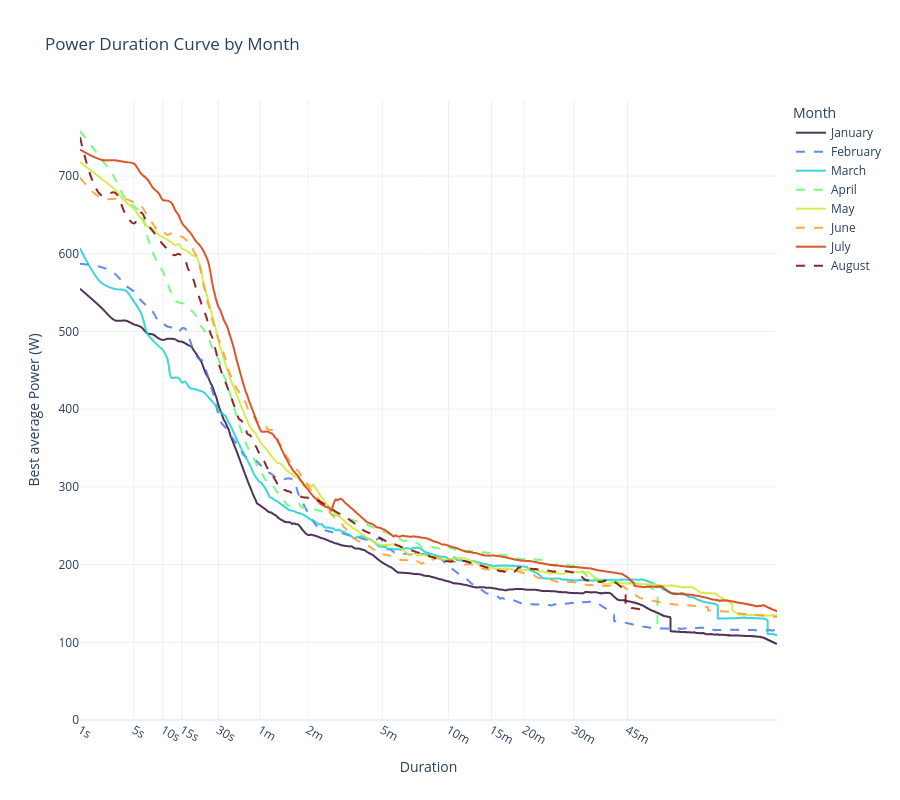

The notebook cell saved with this chart:
### Code cell
fig = plot_duration_curve_by_month(
    df,
    metric="power",
    months=range(1,9),
    max_duration=60*60*2,
    x_axis_exponent=0.2,
    colorscale="Turbo",
    line_opacity=0.85,
    alternate_dash=True,
)
fig.show()

### Figure 1 — Plotly figure (JSON) as saved in the notebook; plotly's stock layout.template omitted (floating-point values rounded to 4 significant figures; data arrays with more than 128 entries replaced by an {"elided": "..."} marker saying what was removed)
{"data": [{"customdata": {"elided": "7200 str values"}, "fillcolor": "rgba(31, 119, 180, 0.15)", "hovertemplate": "<b>January</b><br>Duration: %{x}<br>Value: %{y:.0f}<extra></extra>", "line": {"color": "rgb(48, 18, 59)", "dash": "solid", "shape": "spline", "width": 2}, "mode": "lines", "name": "January", "opacity": 0.85, "showlegend": true, "type": "scatter", "x": {"elided": "7200 float values"}, "y": {"elided": "7200 float values"}}, {"customdata": {"elided": "7200 str values"}, "fillcolor": "rgba(31, 119, 180, 0.15)", "hovertemplate": "<b>February</b><br>Duration: %{x}<br>Value: %{y:.0f}<extra></extra>", "line": {"color": "rgb(70, 117, 237)", "dash": "dash", "shape": "spline", "width": 2}, "mode": "lines", "name": "February", "opacity": 0.85, "showlegend": true, "type": "scatter", "x": {"elided": "7200 float values"}, "y": {"elided": "7200 float values"}}, {"customdata": {"elided": "7200 str values"}, "fillcolor": "rgba(31, 119, 180, 0.15)", "hovertemplate": "<b>March</b><br>Duration: %{x}<br>Value: %{y:.0f}<extra></extra>", "line": {"color": "rgb(27, 207, 212)", "dash": "solid", "shape": "spline", "width": 2}, "mode": "lines", "name": "March", "opacity": 0.85, "showlegend": true, "type": "scatter", "x": {"elided": "7200 float values"}, "y": {"elided": "7200 float values"}}, {"customdata": {"elided": "3371 str values"}, "fillcolor": "rgba(31, 119, 180, 0.15)", "hovertemplate": "<b>April</b><br>Duration: %{x}<br>Value: %{y:.0f}<extra></extra>", "line": {"color": "rgb(97, 252, 108)", "dash": "dash", "shape": "spline", "width": 2}, "mode": "lines", "name": "April", "opacity": 0.85, "showlegend": true, "type": "scatter", "x": {"elided": "3371 float values"}, "y": {"elided": "3371 float values"}}, {"customdata": {"elided": "7200 str values"}, "fillcolor": "rgba(31, 119, 180, 0.15)", "hovertemplate": "<b>May</b><br>Duration: %{x}<br>Value: %{y:.0f}<extra></extra>", "line": {"color": "rgb(209, 232, 52)", "dash": "solid", "shape": "spline", "width": 2}, "mode": "lines", "name": "May", "opacity": 0.85, "showlegend": true, "type": "scatter", "x": {"elided": "7200 float values"}, "y": {"elided": "7200 float values"}}, {"customdata": {"elided": "7200 str values"}, "fillcolor": "rgba(31, 119, 180, 0.15)", "hovertemplate": "<b>June</b><br>Duration: %{x}<br>Value: %{y:.0f}<extra></extra>", "line": {"color": "rgb(254, 155, 45)", "dash": "dash", "shape": "spline", "width": 2}, "mode": "lines", "name": "June", "opacity": 0.85, "showlegend": true, "type": "scatter", "x": {"elided": "7200 float values"}, "y": {"elided": "7200 float values"}}, {"customdata": {"elided": "7200 str values"}, "fillcolor": "rgba(31, 119, 180, 0.15)", "hovertemplate": "<b>July</b><br>Duration: %{x}<br>Value: %{y:.0f}<extra></extra>", "line": {"color": "rgb(217, 56, 6)", "dash": "solid", "shape": "spline", "width": 2}, "mode": "lines", "name": "July", "opacity": 0.85, "showlegend": true, "type": "scatter", "x": {"elided": "7200 float values"}, "y": {"elided": "7200 float values"}}, {"customdata": {"elided": "3020 str values"}, "fillcolor": "rgba(31, 119, 180, 0.15)", "hovertemplate": "<b>August</b><br>Duration: %{x}<br>Value: %{y:.0f}<extra></extra>", "line": {"color": "rgb(122, 4, 2)", "dash": "dash", "shape": "spline", "width": 2}, "mode": "lines", "name": "August", "opacity": 0.85, "showlegend": true, "type": "scatter", "x": {"elided": "3020 float values"}, "y": {"elided": "3020 float values"}}], "layout": {"height": 800, "hovermode": "x unified", "legend": {"title": {"text": "Month"}}, "title": {"text": "Power Duration Curve by Month"}, "xaxis": {"tickmode": "array", "ticktext": ["1s", "5s", "10s", "15s", "30s", "1m", "2m", "5m", "10m", "15m", "20m", "30m", "45m"], "tickvals": [1, 1.38, 1.585, 1.719, 1.974, 2.268, 2.605, 3.129, 3.594, 3.898, 4.129, 4.478, 4.856], "title": {"text": "Duration"}, "type": "linear"}, "yaxis": {"rangemode": "tozero", "title": {"text": "Best average Power (W)"}}}}
